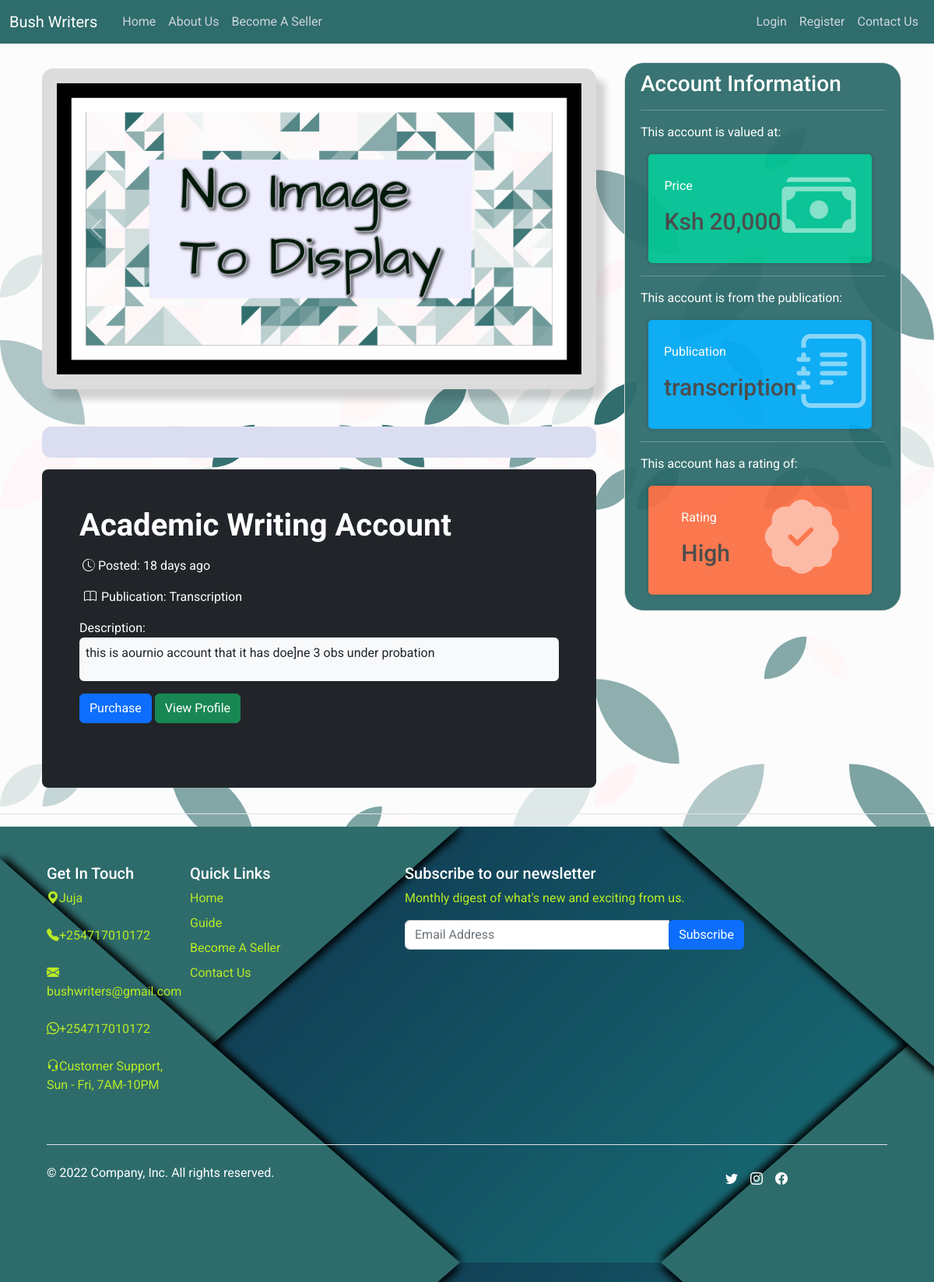
The app's page /product_view/22 with its own data.
### models/accounts.py (models this page shows, shortened)
class Account(db.Model):
    STATUS_AVAILABLE = 0
    STATUS_ON_PROGRESS = 1
    STATUS_VERIFICATION_STAGE = 2
    STATUS_SUCCESSFUL_STAGE = 3
    STATUS_DISPUTED_STAGE = 4
    __tablename__ = 'account'
    account_id = db.Column(db.Integer, primary_key = True)
    account_type = db.Column(db.Enum(AccountType), default = AccountType.ACADEMIC_WRITING_ACCOUNT)
    account_name = db.Column(db.String(80), nullable = False)
    description = db.Column(db.String(120), nullable = False)
    brand = db.Column(db.String(60), nullable = False)
    price = db.Column(db.Integer, nullable = False)
    status = db.Column(db.SmallInteger, default=STATUS_AVAILABLE)
    account_creation_date = db.Column(db.Date, nullable = False)
    time_posted = db.Column(db.DateTime (timezone = True), default = func.now())
    user_id = db.Column(db.Integer, db.ForeignKey('user.id', ondelete = 'CASCADE'))
    images = db.relationship('Image', backref = 'account', passive_deletes = True, lazy='dynamic' )
    notifications = db.relationship('Notification', backref = 'account', passive_deletes = True, lazy='dynamic')
    complaints = db.relationship('Complaints', backref = 'account', passive_deletes = True, lazy='dynamic')

### main/views.py (the view, shortened to what this page needs)
@main.route('/product_view/<item_id>', methods=['GET', 'POST'])
def product_view(item_id):
    account = Account.query.filter_by(account_id = item_id).first()
    images = Image.query.filter_by(account_id = item_id).all()
    purchase_form = Payment_Method()
    upload_form = Upload_Images()
    return render_template('product_view.html', account = account, images = images, purchase_form = purchase_form, upload_form = upload_form)

### auth/form_fields.py
class Payment_Method(FlaskForm):
    info = HiddenField()
    payment_method = SelectField('Choose Payment Method', choices=[('Paypal'), ('Mpesa')])
    submit = SubmitField("Proceed To Checkout")

class Upload_Images(FlaskForm):
    photo = FileField(validators=[FileAllowed(['jpg', 'png', 'jpeg' ], 'Only images are allowed'), FileRequired()])
    account_id = HiddenField()
    upload = SubmitField('Upload')

### templates/product_view.html (shortened to what this page needs)
{% extends 'base.html' %}
{% block stylesheets %}
  <link href="https://cdn.jsdelivr.net/npm/bootstrap@5.2.0/dist/css/bootstrap.min.css" rel="stylesheet">
  <link rel="stylesheet" type="text/css" href="{{ url_for('static', filename='css/styles.css') }}" >
  <link rel="stylesheet" type="text/css" href="{{ url_for('static', filename='css/card-styles.css') }}" >
  <link rel="stylesheet" href="https://cdn.jsdelivr.net/npm/pixeden-stroke-7-icon@1.2.3/pe-icon-7-stroke/dist/pe-icon-7-stroke.min.css">
{% endblock stylesheets %}
{% block content %}
     <div class="container mt-2">
        <div class="carousel-background">
          <div id="carouselExampleControlsNoTouching" class="carousel slide" data-bs-touch="false">
            <div class="carousel-inner">
              {% if images %}
                {% for image in images %}
                  <div class="carousel-item active">
                    <img src="{{ url_for('static', filename='images/account_images/'+image.image_files) }}" class="d-block w-100" alt="...">
                  </div>
                {% endfor %}
              {% else %}
                <div class="carousel-item active">
                  <img src="{{ url_for('static', filename='images/assets/blank_image.jpg') }}" class="d-block w-100" alt="...">
                </div>
              {% endif %}
            </div>
            <button class="carousel-control-prev" type="button" data-bs-target="#carouselExampleControlsNoTouching" data-bs-slide="prev">
              <span class="carousel-control-prev-icon" aria-hidden="true"></span>
            </button>
            <button class="carousel-control-next" type="button" data-bs-target="#carouselExampleControlsNoTouching" data-bs-slide="next">
              <span class="carousel-control-next-icon" aria-hidden="true"></span>
            </button>
          </div>
        </div>
          <section class="gallery">
          </section>
          <div class="row align-items-md-stretch">
            <div class="col-md-6">
              <div class="h-100 p-5 text-bg-dark rounded-3 product-content">
                <div class="mb-3">
                  <h2 class="text-white mb-2 fw-bold fs-1">{{ account.account_type.value | replace("_", "  ") | title }}</h2>
                </div>
                <div class="mb-3 title-time-display">
                  <span class="text-white"><i class="bi bi-clock-history p-1"></i>Posted: {{ moment(account.time_posted).fromNow(refresh=True) }}</span>
                </div>
                <div class="mb-3 publication-display">
                  <span class="text-white"><i class="bi bi-book"></i>Publication: {{ account.brand | title }}</span>
                </div>
                <header>Description:</header>
                <div class="rounded bg-light p-2 mb-3">
                  <p class="text-dark">{{ account.description }}</p>
                </div>
                <div>
                  {% if account.user_id != current_user.id %}
                  <button type="button" class="btn btn-primary" data-bs-toggle="modal" data-bs-target="#payment-form">Purchase</button>
                  <a href="{{ url_for('main.user_profile', id = account.user_id ) }}" role="button" class="btn btn-success">View Profile</a>
                  {% else %}
                  <button type="button" class="btn btn-primary" data-bs-toggle="modal" data-bs-target="#upload-image">Upload Images</button>
                  {% endif %}
                </div>
              </div>
            </div>
          </div>
    </div>
    <br>
    <br>
{% endblock content %}
{% block sidebar %}
  <div class="col-md-4 sidebar">
    <div class="content-section">
      <h3 class="text-white">Account Information</h3>
      <hr class="text-white">
      <p class="text-white">This account is valued at:</p>
              <div class="card-body card-sidebar color1">
                <div class="float-left">
                  <p>Price</p>
                    <h3>
                        <span class="currency">Ksh</span>
                        <span class="count"> {{ "{:,.0f}".format(account.price ) }}</span>
                    </h3>
                </div>
                <div class="float-right">
                  <i class="bi bi-cash-stack"></i>
                </div>
            </div>
            <hr class="text-white">
            <p class="text-white">This account is from the publication:</p>
            <div class="card-body card-sidebar color2">
                <div class="float-left">
                  <p>Publication</p>
                    <h3>
                        <span class="count">{{ account.brand }}</span>
                    </h3>
                </div>
                <div class="float-right">
                  <i class="bi bi-journal-text"></i>
                </div>
            </div>
            <hr class="text-white">
            <p class="text-white">This account has a rating of:</p>
            <div class="card-body card-sidebar color3">
                <div class="float-left">
                  <p>Rating</p>
                    <h3>
                        <span class="count">High</span>
                    </h3>
                </div>
                <div class="float-right">
                  <i class="bi bi-patch-check-fill"></i>
                </div>
            </div>
    </div>
  </div>
{% endblock sidebar %}
{% block footer %}
<div class="border-top pt-3"></div>
<div class="footer-container">
  <footer class="py-5">
    <div class="row">
      <div class="col-6 col-md-2 mb-3">
        <h5 class="text-white">Get In Touch</h5>
        <ul class="nav flex-column">
          <li class="nav-item mb-2"><p class="nav-link p-0 footer-color"><i class="bi bi-geo-alt-fill mr-2"></i>Juja</p></li>
          <li class="nav-item mb-2"><p class="nav-link p-0 footer-color"><i class="bi bi-telephone-fill mr-2"></i>+254717010172</p></li>
          <li class="nav-item mb-2"><p class="nav-link p-0 footer-color"><i class="bi bi-envelope-fill mr-2"></i>bushwriters@gmail.com</p></li>
          <li class="nav-item mb-2"><p class="nav-link p-0 footer-color"><i class="bi bi-whatsapp mr-2"></i>+254717010172</p></li>
          <li class="nav-item mb-2"><p class="nav-link p-0 footer-color"><i class="bi bi-headset mr-2"></i>Customer Support, Sun - Fri, 7AM-10PM</p></li>
        </ul>
      </div>
      <div class="col-6 col-md-2 mb-3">
        <h5 class="text-white">Quick Links</h5>
        <ul class="nav flex-column">
          <li class="nav-item mb-2"><a href="{{ url_for('main.viewpage') }}" class="nav-link p-0 footer-color">Home</a></li>
          <li class="nav-item mb-2"><a href="{{ url_for('main.guide') }}" class="nav-link p-0 footer-color">Guide</a></li>
          <li class="nav-item mb-2"><a href="{{ url_for('main.seller') }}" class="nav-link p-0 footer-color">Become A Seller</a></li>
          <li class="nav-item mb-2"><a href="{{ url_for('main.contact_us') }}" class="nav-link p-0 footer-color">Contact Us</a></li>
        </ul>
      </div>
      <div class="col-md-5 offset-md-1 mb-3">
        <form>
          <h5 class="text-white">Subscribe to our newsletter</h5>
          <p class="footer-color">Monthly digest of what's new and exciting from us.</p>
          <div class="input-group">
            <input type="text" class="form-control" placeholder="Email Address" aria-label="Recipient's email input" aria-describedby="button-addon4">
            <div class="input-group-append" id="button-addon4">
              <button class="btn btn-primary" type="button">Subscribe</button>
            </div>
          </div>
        </form>
      </div>
    </div>
    <div class="d-flex flex-column flex-sm-row justify-content-between py-4 my-4 border-top">
      <p class="text-white">&copy; 2022 Company, Inc. All rights reserved.</p>
      <ul class="list-unstyled d-flex">
        <i class="bi bi-twitter p-2 text-white"></i>
        <i class="bi bi-instagram p-2 text-white"></i>
        <i class="bi bi-facebook p-2 text-white"></i>
        <li class="ms-3"><a class="text-white" href="#"><svg class="bi" width="24" height="24"><use xlink:href="#twitter"/></svg></a></li>
        <li class="ms-3"><a class="link-dark" href="#"><svg class="bi" width="24" height="24"><use xlink:href="#instagram"/></svg></a></li>
        <li class="ms-3"><a class="link-dark" href="#"><svg class="bi" width="24" height="24"><use xlink:href="#facebook"/></svg></a></li>
      </ul>
    </div>
  </footer>
</div>
{% endblock footer %}

### static/css/styles.css (style rules this page uses)
body { background: #fafafa; color: #333333; margin-top: 5rem; font-family: 'Roboto'; max-width: 100% !important; background-image: url('/static/images/assets/patternpad_3.svg'); }
h1, h2, h3, h4, h5, h6 { color: #444444; }
a { text-decoration: none; }
.content-section { background: #2f6c6c; padding: 10px 20px; border: 1px solid #dddddd; border-radius: 25px; margin-bottom: 20px; opacity: 0.95; }
.rounded { border-radius: 10px; }
.title-time-display { display: flex; flex-direction: row; justify-content: space-between; }
.publication-display { display: flex; flex-direction: row; justify-content: space-between; }
.bi-book { padding: 6px; }
.footer-container { padding-left: 60px; padding-right: 60px; max-width: 100% !important; }
.footer-color { color: #b9eb24 !important; }
.sidebar { border-radius: 10px; }

### static/css/card-styles.css (style rules this page uses)
.color1 { background: #00C292; }
.color2 { background: #03A9F3; }
.color3 { background: #FB7146; }
.card-sidebar { display: flex; font-family: "Roboto", sans-serif; margin: 10px; padding: 20px; width: 287px; height: 140px; color: #fff !important; border-radius: 5px; box-shadow: 0 0 5px rgb(0, 0, 0, 0.2); flex-direction: row; justify-content: space-around; align-items: center; }
.float-left { float: left; }
.float-right { float: right; }
.card-body h3 { margin-top: 15px; margin-bottom: 5px; }
.currency, .count { font-size: 30px; font-weight: 500; }
.card-body p { font-size: 16px; margin-top: 0; }
.card-body i { font-size: 95px; opacity: 0.5; }
img { max-width: 100%; }
.gallery { background-color: #dbddf1; padding: 20px; border-radius: 12px; }
.carousel-background { background-color: gainsboro; padding: 19px; margin-bottom: 3em; border-radius: 14px; box-shadow: 12px 13px 8px 0 rgb(22 22 26 / 18%); }
.product-content { width: 44.5em; margin-top: 15px; margin-bottom: 20px; }

### records on screen
Account: account_type.value "Academic Writing Account", time_posted "18 days ago", brand "Transcription", description "this is aournio account that it has doe]ne 3 obs under probation", price "20,000", brand "transcription"
